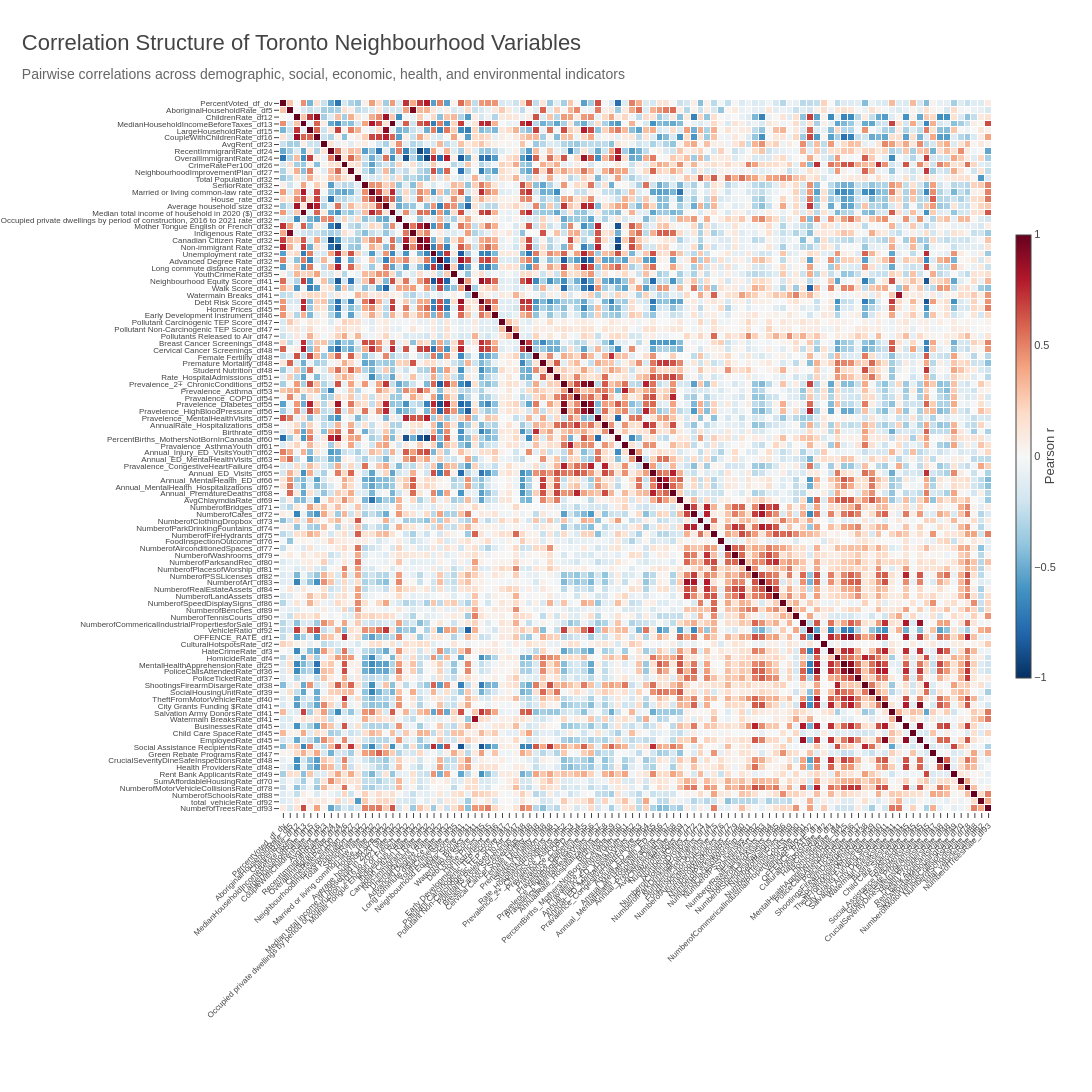

Notebook source saved alongside this figure:
### Markdown cell above
# Correlation

### Code cell
# Load data
df_merge_all = pd.read_excel("final_table.xlsx")

X_master = df_merge_all.drop(
    columns=[
        "NEIGHBOURHOOD_ID",
    ]
)

# Numeric predictors only
X_numeric = X_master.select_dtypes(include=np.number)

# Correlation matrix

corr = X_numeric.corr()
cols = corr.columns


# P-value matrix

pvals = pd.DataFrame(
    np.nan,
    index=cols,
    columns=cols
)

for col1 in cols:
    for col2 in cols:

        if col1 == col2:
            pvals.loc[col1, col2] = 0
            continue

        valid = X_numeric[
            [col1, col2]
        ].dropna()

        if len(valid) >= 3:
            r, p = pearsonr(
                valid[col1],
                valid[col2]
            )

            pvals.loc[col1, col2] = p
            
# Create hover text matrix with same dimensions as correlation matrix
hover_text = np.empty(
    corr.shape,
    dtype=object
)

for i in range(corr.shape[0]):
    for j in range(corr.shape[1]):

        p = pvals.iloc[i, j]

        # Cleaner p-value formatting
        if p < 0.001:
            p_text = "< 0.001"
        else:
            p_text = f"{p:.3f}"

        hover_text[i, j] = (
            f"<b>{corr.columns[i]}</b><br>"
            f"vs. {corr.columns[j]}<br><br>"
            f"Pearson r: <b>{corr.iloc[i, j]:.2f}</b><br>"
            f"p-value: <b>{p_text}</b>"
        )


# Interactive heatmap

fig = go.Figure(
    data=go.Heatmap(
        z=corr.values,

        x=corr.columns,
        y=corr.index,

        text=hover_text,

        colorscale="RdBu_r",
        zmid=0,
        zmin=-1,
        zmax=1,

        xgap=1,
        ygap=1,

        colorbar=dict(
            title=dict(
                text="Pearson r",
                side="right"
            ),
            thickness=15,
            len=0.65,
            tickvals=[-1, -0.5, 0, 0.5, 1]
        ),

        hovertemplate=(
            "%{text}"
            "<extra></extra>"
        )
    )
)


# Layout

fig.update_layout(

    title=dict(
        text=(
            "Correlation Structure of Toronto Neighbourhood Variables"
            "<br>"
            "<span style='font-size:14px; color:#666666;'>"
            "Pairwise correlations across demographic, social, economic, health, and environmental indicators"
            "</span>"
        ),
        x=0.02,
        xanchor="left",
        font=dict(
            size=22
        )
    ),

    width=1500,
    height=1400,

    paper_bgcolor="white",
    plot_bgcolor="white",

    font=dict(
        family="Arial",
        size=11
    ),

    margin=dict(
        l=280,
        r=100,
        t=100,
        b=280
    )
)


# X axis
fig.update_xaxes(
    tickmode="array",
    tickvals=corr.columns,
    ticktext=corr.columns,
    tickangle=-45,
    side="bottom",
    showgrid=False,
    zeroline=False,
    tickfont=dict(size=8)
)


# Y axis
fig.update_yaxes(
    tickmode="array",
    tickvals=corr.index,
    ticktext=corr.index,
    autorange="reversed",
    showgrid=False,
    zeroline=False,
    tickfont=dict(size=8)
)


fig.show()

fig.write_json(
    "correlation_matrix.json"
)

corr.to_csv('CorrMatrix.csv')

### Figure 1 — Plotly figure (JSON) as saved in the notebook; plotly's stock layout.template omitted (floating-point values rounded to 4 significant figures; data arrays with more than 128 entries replaced by an {"elided": "..."} marker saying what was removed)
{"data": [{"colorbar": {"len": 0.65, "thickness": 15, "tickvals": [-1, -0.5, 0, 0.5, 1], "title": {"side": "right", "text": "Pearson r"}}, "colorscale": [[0, "rgb(5,48,97)"], [0.1, "rgb(33,102,172)"], [0.2, "rgb(67,147,195)"], [0.3, "rgb(146,197,222)"], [0.4, "rgb(209,229,240)"], [0.5, "rgb(247,247,247)"], [0.6, "rgb(253,219,199)"], [0.7, "rgb(244,165,130)"], [0.8, "rgb(214,96,77)"], [0.9, "rgb(178,24,43)"], [1, "rgb(103,0,31)"]], "hovertemplate": "%{text}<extra></extra>", "text": {"elided": "104x104 str values"}, "type": "heatmap", "x": ["PercentVoted_df_dv", "AboriginalHouseholdRate_df5", "ChildrenRate_df12", "MedianHouseholdIncomeBeforeTaxes_df13", "LargeHouseholdRate_df15", "CoupleWithChildrenRate_df16", "AvgRent_df23", "RecentImmigrantRate_df24", "OverallImmigrantRate_df24", "CrimeRatePer100_df26", "NeighbourhoodImprovementPlan_df27", "Total Population_df32", "SeniorRate_df32", "Married or living common-law rate_df32", "House_rate_df32", "Average household size_df32", "Median total income of household in 2020 ($)_df32", "Occupied private dwellings by period of construction, 2016 to 2021 rate_df32", "Mother Tongue English or French_df32", "Indigenous Rate_df32", "Canadian Citizen Rate_df32", "Non-immigrant Rate_df32", "Unemployment rate_df32", "Advanced Degree Rate_df32", "Long commute distance rate_df32", "YouthCrimeRate_df35", "Neighbourhood Equity Score_df41", "Walk Score_df41", "Watermain Breaks_df41", "Debt Risk Score_df45", "Home Prices_df45", "Early Development Instrument_df46", "Pollutant Carcinogenic TEP Score_df47", "Pollutant Non-Carcinogenic TEP Score_df47", "Pollutants Released to Air_df47", "Breast Cancer Screenings_df48", "Cervical Cancer Screenings_df48", "Female Fertility_df48", "Premature Mortality_df48", "Student Nutrition_df48", "Rate_HospitalAdmissions_df51", "Prevalence_2+_ChronicConditions_df52", "Prevalence_Asthma_df53", "Pravalence_COPD_df54", "Pravelence_Diabetes_df55", "Pravelence_HighBloodPressure_df56", "Pravelence_MentalHealthVisits_df57", "AnnualRate_Hospitalizations_df58", "Birthrate_df59", "PercentBirths_MothersNotBornInCanada_df60", "Pravalence_AsthmaYouth_df61", "Annual_Injury_ED_VisitsYouth_df62", "Annual_ED_MentalHealthVisits_df63", "Pravalence_CongestiveHeartFailure_df64", "Annual_ED_Visits_df65", "Annual_MentalHealth_ED_df66", "Annual_MentalHealth_Hospitalizations_df67", "Annual_PrematureDeaths_df68", "AvgChlaymdiaRate_df69", "NumberofBridges_df71", "NumberofCafes_df72", "NumberofClothingDropbox_df73", "NumberofParkDrinkingFountains_df74", "NumberofFireHydrants_df75", "FoodInspectionOutcome_df76", "NumberofAirconditionedSpaces_df77", "NumberofWashrooms_df79", "NumberofParksandRec_df80", "NumberofPlacesofWorship_df81", "NumberofPSSLicenses_df82", "NumberofArt_df83", "NumberofRealEstateAssets_df84", "NumberofLandAssets_df85", "NumberofSpeedDisplaySigns_df86", "NumberofBenches_df89", "NumberofTennisCourts_df90", "NumberofCommericalIndustrialPropertiesforSale_df91", "VehicleRatio_df92", "OFFENCE_RATE_df1", "CulturalHotspotsRate_df2", "HateCrimeRate_df3", "HomicideRate_df4", "MentalHealthApprehensionRate_df25", "PoliceCallsAttendedRate_df36", "PoliceTicketRate_df37", "ShootingsFirearmDisargeRate_df38", "SocialHousingUnitRate_df39", "TheftFromMotorVehicleRate_df40", "City Grants Funding $Rate_df41", "Salvation Army DonorsRate_df41", "Watermain BreaksRate_df41", "BusinessesRate_df45", "Child Care SpaceRate_df45", "EmployedRate_df45", "Social Assistance RecipientsRate_df45", "Green Rebate ProgramsRate_df47", "CrucialSeverityDineSafeInspectionsRate_df48", "Health ProvidersRate_df48", "Rent Bank ApplicantsRate_df49", "SumAffordableHousingRate_df70", "NumberofMotorVehicleCollisionsRate_df78", "NumberofSchoolsRate_df88", "total_vehicleRate_df92", "NumberofTreesRate_df93"], "xgap": 1, "y": ["PercentVoted_df_dv", "AboriginalHouseholdRate_df5", "ChildrenRate_df12", "MedianHouseholdIncomeBeforeTaxes_df13", "LargeHouseholdRate_df15", "CoupleWithChildrenRate_df16", "AvgRent_df23", "RecentImmigrantRate_df24", "OverallImmigrantRate_df24", "CrimeRatePer100_df26", "NeighbourhoodImprovementPlan_df27", "Total Population_df32", "SeniorRate_df32", "Married or living common-law rate_df32", "House_rate_df32", "Average household size_df32", "Median total income of household in 2020 ($)_df32", "Occupied private dwellings by period of construction, 2016 to 2021 rate_df32", "Mother Tongue English or French_df32", "Indigenous Rate_df32", "Canadian Citizen Rate_df32", "Non-immigrant Rate_df32", "Unemployment rate_df32", "Advanced Degree Rate_df32", "Long commute distance rate_df32", "YouthCrimeRate_df35", "Neighbourhood Equity Score_df41", "Walk Score_df41", "Watermain Breaks_df41", "Debt Risk Score_df45", "Home Prices_df45", "Early Development Instrument_df46", "Pollutant Carcinogenic TEP Score_df47", "Pollutant Non-Carcinogenic TEP Score_df47", "Pollutants Released to Air_df47", "Breast Cancer Screenings_df48", "Cervical Cancer Screenings_df48", "Female Fertility_df48", "Premature Mortality_df48", "Student Nutrition_df48", "Rate_HospitalAdmissions_df51", "Prevalence_2+_ChronicConditions_df52", "Prevalence_Asthma_df53", "Pravalence_COPD_df54", "Pravelence_Diabetes_df55", "Pravelence_HighBloodPressure_df56", "Pravelence_MentalHealthVisits_df57", "AnnualRate_Hospitalizations_df58", "Birthrate_df59", "PercentBirths_MothersNotBornInCanada_df60", "Pravalence_AsthmaYouth_df61", "Annual_Injury_ED_VisitsYouth_df62", "Annual_ED_MentalHealthVisits_df63", "Pravalence_CongestiveHeartFailure_df64", "Annual_ED_Visits_df65", "Annual_MentalHealth_ED_df66", "Annual_MentalHealth_Hospitalizations_df67", "Annual_PrematureDeaths_df68", "AvgChlaymdiaRate_df69", "NumberofBridges_df71", "NumberofCafes_df72", "NumberofClothingDropbox_df73", "NumberofParkDrinkingFountains_df74", "NumberofFireHydrants_df75", "FoodInspectionOutcome_df76", "NumberofAirconditionedSpaces_df77", "NumberofWashrooms_df79", "NumberofParksandRec_df80", "NumberofPlacesofWorship_df81", "NumberofPSSLicenses_df82", "NumberofArt_df83", "NumberofRealEstateAssets_df84", "NumberofLandAssets_df85", "NumberofSpeedDisplaySigns_df86", "NumberofBenches_df89", "NumberofTennisCourts_df90", "NumberofCommericalIndustrialPropertiesforSale_df91", "VehicleRatio_df92", "OFFENCE_RATE_df1", "CulturalHotspotsRate_df2", "HateCrimeRate_df3", "HomicideRate_df4", "MentalHealthApprehensionRate_df25", "PoliceCallsAttendedRate_df36", "PoliceTicketRate_df37", "ShootingsFirearmDisargeRate_df38", "SocialHousingUnitRate_df39", "TheftFromMotorVehicleRate_df40", "City Grants Funding $Rate_df41", "Salvation Army DonorsRate_df41", "Watermain BreaksRate_df41", "BusinessesRate_df45", "Child Care SpaceRate_df45", "EmployedRate_df45", "Social Assistance RecipientsRate_df45", "Green Rebate ProgramsRate_df47", "CrucialSeverityDineSafeInspectionsRate_df48", "Health ProvidersRate_df48", "Rent Bank ApplicantsRate_df49", "SumAffordableHousingRate_df70", "NumberofMotorVehicleCollisionsRate_df78", "NumberofSchoolsRate_df88", "total_vehicleRate_df92", "NumberofTreesRate_df93"], "ygap": 1, "z": {"elided": "104x104 float values"}, "zmax": 1, "zmid": 0, "zmin": -1}], "layout": {"font": {"family": "Arial", "size": 11}, "height": 1400, "margin": {"b": 280, "l": 280, "r": 100, "t": 100}, "paper_bgcolor": "white", "plot_bgcolor": "white", "title": {"font": {"size": 22}, "text": "Correlation Structure of Toronto Neighbourhood Variables<br><span style='font-size:14px; color:#666666;'>Pairwise correlations across demographic, social, economic, health, and environmental indicators</span>", "x": 0.02, "xanchor": "left"}, "width": 1500, "xaxis": {"showgrid": false, "side": "bottom", "tickangle": -45, "tickfont": {"size": 8}, "tickmode": "array", "ticktext": ["PercentVoted_df_dv", "AboriginalHouseholdRate_df5", "ChildrenRate_df12", "MedianHouseholdIncomeBeforeTaxes_df13", "LargeHouseholdRate_df15", "CoupleWithChildrenRate_df16", "AvgRent_df23", "RecentImmigrantRate_df24", "OverallImmigrantRate_df24", "CrimeRatePer100_df26", "NeighbourhoodImprovementPlan_df27", "Total Population_df32", "SeniorRate_df32", "Married or living common-law rate_df32", "House_rate_df32", "Average household size_df32", "Median total income of household in 2020 ($)_df32", "Occupied private dwellings by period of construction, 2016 to 2021 rate_df32", "Mother Tongue English or French_df32", "Indigenous Rate_df32", "Canadian Citizen Rate_df32", "Non-immigrant Rate_df32", "Unemployment rate_df32", "Advanced Degree Rate_df32", "Long commute distance rate_df32", "YouthCrimeRate_df35", "Neighbourhood Equity Score_df41", "Walk Score_df41", "Watermain Breaks_df41", "Debt Risk Score_df45", "Home Prices_df45", "Early Development Instrument_df46", "Pollutant Carcinogenic TEP Score_df47", "Pollutant Non-Carcinogenic TEP Score_df47", "Pollutants Released to Air_df47", "Breast Cancer Screenings_df48", "Cervical Cancer Screenings_df48", "Female Fertility_df48", "Premature Mortality_df48", "Student Nutrition_df48", "Rate_HospitalAdmissions_df51", "Prevalence_2+_ChronicConditions_df52", "Prevalence_Asthma_df53", "Pravalence_COPD_df54", "Pravelence_Diabetes_df55", "Pravelence_HighBloodPressure_df56", "Pravelence_MentalHealthVisits_df57", "AnnualRate_Hospitalizations_df58", "Birthrate_df59", "PercentBirths_MothersNotBornInCanada_df60", "Pravalence_AsthmaYouth_df61", "Annual_Injury_ED_VisitsYouth_df62", "Annual_ED_MentalHealthVisits_df63", "Pravalence_CongestiveHeartFailure_df64", "Annual_ED_Visits_df65", "Annual_MentalHealth_ED_df66", "Annual_MentalHealth_Hospitalizations_df67", "Annual_PrematureDeaths_df68", "AvgChlaymdiaRate_df69", "NumberofBridges_df71", "NumberofCafes_df72", "NumberofClothingDropbox_df73", "NumberofParkDrinkingFountains_df74", "NumberofFireHydrants_df75", "FoodInspectionOutcome_df76", "NumberofAirconditionedSpaces_df77", "NumberofWashrooms_df79", "NumberofParksandRec_df80", "NumberofPlacesofWorship_df81", "NumberofPSSLicenses_df82", "NumberofArt_df83", "NumberofRealEstateAssets_df84", "NumberofLandAssets_df85", "NumberofSpeedDisplaySigns_df86", "NumberofBenches_df89", "NumberofTennisCourts_df90", "NumberofCommericalIndustrialPropertiesforSale_df91", "VehicleRatio_df92", "OFFENCE_RATE_df1", "CulturalHotspotsRate_df2", "HateCrimeRate_df3", "HomicideRate_df4", "MentalHealthApprehensionRate_df25", "PoliceCallsAttendedRate_df36", "PoliceTicketRate_df37", "ShootingsFirearmDisargeRate_df38", "SocialHousingUnitRate_df39", "TheftFromMotorVehicleRate_df40", "City Grants Funding $Rate_df41", "Salvation Army DonorsRate_df41", "Watermain BreaksRate_df41", "BusinessesRate_df45", "Child Care SpaceRate_df45", "EmployedRate_df45", "Social Assistance RecipientsRate_df45", "Green Rebate ProgramsRate_df47", "CrucialSeverityDineSafeInspectionsRate_df48", "Health ProvidersRate_df48", "Rent Bank ApplicantsRate_df49", "SumAffordableHousingRate_df70", "NumberofMotorVehicleCollisionsRate_df78", "NumberofSchoolsRate_df88", "total_vehicleRate_df92", "NumberofTreesRate_df93"], "tickvals": ["PercentVoted_df_dv", "AboriginalHouseholdRate_df5", "ChildrenRate_df12", "MedianHouseholdIncomeBeforeTaxes_df13", "LargeHouseholdRate_df15", "CoupleWithChildrenRate_df16", "AvgRent_df23", "RecentImmigrantRate_df24", "OverallImmigrantRate_df24", "CrimeRatePer100_df26", "NeighbourhoodImprovementPlan_df27", "Total Population_df32", "SeniorRate_df32", "Married or living common-law rate_df32", "House_rate_df32", "Average household size_df32", "Median total income of household in 2020 ($)_df32", "Occupied private dwellings by period of construction, 2016 to 2021 rate_df32", "Mother Tongue English or French_df32", "Indigenous Rate_df32", "Canadian Citizen Rate_df32", "Non-immigrant Rate_df32", "Unemployment rate_df32", "Advanced Degree Rate_df32", "Long commute distance rate_df32", "YouthCrimeRate_df35", "Neighbourhood Equity Score_df41", "Walk Score_df41", "Watermain Breaks_df41", "Debt Risk Score_df45", "Home Prices_df45", "Early Development Instrument_df46", "Pollutant Carcinogenic TEP Score_df47", "Pollutant Non-Carcinogenic TEP Score_df47", "Pollutants Released to Air_df47", "Breast Cancer Screenings_df48", "Cervical Cancer Screenings_df48", "Female Fertility_df48", "Premature Mortality_df48", "Student Nutrition_df48", "Rate_HospitalAdmissions_df51", "Prevalence_2+_ChronicConditions_df52", "Prevalence_Asthma_df53", "Pravalence_COPD_df54", "Pravelence_Diabetes_df55", "Pravelence_HighBloodPressure_df56", "Pravelence_MentalHealthVisits_df57", "AnnualRate_Hospitalizations_df58", "Birthrate_df59", "PercentBirths_MothersNotBornInCanada_df60", "Pravalence_AsthmaYouth_df61", "Annual_Injury_ED_VisitsYouth_df62", "Annual_ED_MentalHealthVisits_df63", "Pravalence_CongestiveHeartFailure_df64", "Annual_ED_Visits_df65", "Annual_MentalHealth_ED_df66", "Annual_MentalHealth_Hospitalizations_df67", "Annual_PrematureDeaths_df68", "AvgChlaymdiaRate_df69", "NumberofBridges_df71", "NumberofCafes_df72", "NumberofClothingDropbox_df73", "NumberofParkDrinkingFountains_df74", "NumberofFireHydrants_df75", "FoodInspectionOutcome_df76", "NumberofAirconditionedSpaces_df77", "NumberofWashrooms_df79", "NumberofParksandRec_df80", "NumberofPlacesofWorship_df81", "NumberofPSSLicenses_df82", "NumberofArt_df83", "NumberofRealEstateAssets_df84", "NumberofLandAssets_df85", "NumberofSpeedDisplaySigns_df86", "NumberofBenches_df89", "NumberofTennisCourts_df90", "NumberofCommericalIndustrialPropertiesforSale_df91", "VehicleRatio_df92", "OFFENCE_RATE_df1", "CulturalHotspotsRate_df2", "HateCrimeRate_df3", "HomicideRate_df4", "MentalHealthApprehensionRate_df25", "PoliceCallsAttendedRate_df36", "PoliceTicketRate_df37", "ShootingsFirearmDisargeRate_df38", "SocialHousingUnitRate_df39", "TheftFromMotorVehicleRate_df40", "City Grants Funding $Rate_df41", "Salvation Army DonorsRate_df41", "Watermain BreaksRate_df41", "BusinessesRate_df45", "Child Care SpaceRate_df45", "EmployedRate_df45", "Social Assistance RecipientsRate_df45", "Green Rebate ProgramsRate_df47", "CrucialSeverityDineSafeInspectionsRate_df48", "Health ProvidersRate_df48", "Rent Bank ApplicantsRate_df49", "SumAffordableHousingRate_df70", "NumberofMotorVehicleCollisionsRate_df78", "NumberofSchoolsRate_df88", "total_vehicleRate_df92", "NumberofTreesRate_df93"], "zeroline": false}, "yaxis": {"autorange": "reversed", "showgrid": false, "tickfont": {"size": 8}, "tickmode": "array", "ticktext": ["PercentVoted_df_dv", "AboriginalHouseholdRate_df5", "ChildrenRate_df12", "MedianHouseholdIncomeBeforeTaxes_df13", "LargeHouseholdRate_df15", "CoupleWithChildrenRate_df16", "AvgRent_df23", "RecentImmigrantRate_df24", "OverallImmigrantRate_df24", "CrimeRatePer100_df26", "NeighbourhoodImprovementPlan_df27", "Total Population_df32", "SeniorRate_df32", "Married or living common-law rate_df32", "House_rate_df32", "Average household size_df32", "Median total income of household in 2020 ($)_df32", "Occupied private dwellings by period of construction, 2016 to 2021 rate_df32", "Mother Tongue English or French_df32", "Indigenous Rate_df32", "Canadian Citizen Rate_df32", "Non-immigrant Rate_df32", "Unemployment rate_df32", "Advanced Degree Rate_df32", "Long commute distance rate_df32", "YouthCrimeRate_df35", "Neighbourhood Equity Score_df41", "Walk Score_df41", "Watermain Breaks_df41", "Debt Risk Score_df45", "Home Prices_df45", "Early Development Instrument_df46", "Pollutant Carcinogenic TEP Score_df47", "Pollutant Non-Carcinogenic TEP Score_df47", "Pollutants Released to Air_df47", "Breast Cancer Screenings_df48", "Cervical Cancer Screenings_df48", "Female Fertility_df48", "Premature Mortality_df48", "Student Nutrition_df48", "Rate_HospitalAdmissions_df51", "Prevalence_2+_ChronicConditions_df52", "Prevalence_Asthma_df53", "Pravalence_COPD_df54", "Pravelence_Diabetes_df55", "Pravelence_HighBloodPressure_df56", "Pravelence_MentalHealthVisits_df57", "AnnualRate_Hospitalizations_df58", "Birthrate_df59", "PercentBirths_MothersNotBornInCanada_df60", "Pravalence_AsthmaYouth_df61", "Annual_Injury_ED_VisitsYouth_df62", "Annual_ED_MentalHealthVisits_df63", "Pravalence_CongestiveHeartFailure_df64", "Annual_ED_Visits_df65", "Annual_MentalHealth_ED_df66", "Annual_MentalHealth_Hospitalizations_df67", "Annual_PrematureDeaths_df68", "AvgChlaymdiaRate_df69", "NumberofBridges_df71", "NumberofCafes_df72", "NumberofClothingDropbox_df73", "NumberofParkDrinkingFountains_df74", "NumberofFireHydrants_df75", "FoodInspectionOutcome_df76", "NumberofAirconditionedSpaces_df77", "NumberofWashrooms_df79", "NumberofParksandRec_df80", "NumberofPlacesofWorship_df81", "NumberofPSSLicenses_df82", "NumberofArt_df83", "NumberofRealEstateAssets_df84", "NumberofLandAssets_df85", "NumberofSpeedDisplaySigns_df86", "NumberofBenches_df89", "NumberofTennisCourts_df90", "NumberofCommericalIndustrialPropertiesforSale_df91", "VehicleRatio_df92", "OFFENCE_RATE_df1", "CulturalHotspotsRate_df2", "HateCrimeRate_df3", "HomicideRate_df4", "MentalHealthApprehensionRate_df25", "PoliceCallsAttendedRate_df36", "PoliceTicketRate_df37", "ShootingsFirearmDisargeRate_df38", "SocialHousingUnitRate_df39", "TheftFromMotorVehicleRate_df40", "City Grants Funding $Rate_df41", "Salvation Army DonorsRate_df41", "Watermain BreaksRate_df41", "BusinessesRate_df45", "Child Care SpaceRate_df45", "EmployedRate_df45", "Social Assistance RecipientsRate_df45", "Green Rebate ProgramsRate_df47", "CrucialSeverityDineSafeInspectionsRate_df48", "Health ProvidersRate_df48", "Rent Bank ApplicantsRate_df49", "SumAffordableHousingRate_df70", "NumberofMotorVehicleCollisionsRate_df78", "NumberofSchoolsRate_df88", "total_vehicleRate_df92", "NumberofTreesRate_df93"], "tickvals": ["PercentVoted_df_dv", "AboriginalHouseholdRate_df5", "ChildrenRate_df12", "MedianHouseholdIncomeBeforeTaxes_df13", "LargeHouseholdRate_df15", "CoupleWithChildrenRate_df16", "AvgRent_df23", "RecentImmigrantRate_df24", "OverallImmigrantRate_df24", "CrimeRatePer100_df26", "NeighbourhoodImprovementPlan_df27", "Total Population_df32", "SeniorRate_df32", "Married or living common-law rate_df32", "House_rate_df32", "Average household size_df32", "Median total income of household in 2020 ($)_df32", "Occupied private dwellings by period of construction, 2016 to 2021 rate_df32", "Mother Tongue English or French_df32", "Indigenous Rate_df32", "Canadian Citizen Rate_df32", "Non-immigrant Rate_df32", "Unemployment rate_df32", "Advanced Degree Rate_df32", "Long commute distance rate_df32", "YouthCrimeRate_df35", "Neighbourhood Equity Score_df41", "Walk Score_df41", "Watermain Breaks_df41", "Debt Risk Score_df45", "Home Prices_df45", "Early Development Instrument_df46", "Pollutant Carcinogenic TEP Score_df47", "Pollutant Non-Carcinogenic TEP Score_df47", "Pollutants Released to Air_df47", "Breast Cancer Screenings_df48", "Cervical Cancer Screenings_df48", "Female Fertility_df48", "Premature Mortality_df48", "Student Nutrition_df48", "Rate_HospitalAdmissions_df51", "Prevalence_2+_ChronicConditions_df52", "Prevalence_Asthma_df53", "Pravalence_COPD_df54", "Pravelence_Diabetes_df55", "Pravelence_HighBloodPressure_df56", "Pravelence_MentalHealthVisits_df57", "AnnualRate_Hospitalizations_df58", "Birthrate_df59", "PercentBirths_MothersNotBornInCanada_df60", "Pravalence_AsthmaYouth_df61", "Annual_Injury_ED_VisitsYouth_df62", "Annual_ED_MentalHealthVisits_df63", "Pravalence_CongestiveHeartFailure_df64", "Annual_ED_Visits_df65", "Annual_MentalHealth_ED_df66", "Annual_MentalHealth_Hospitalizations_df67", "Annual_PrematureDeaths_df68", "AvgChlaymdiaRate_df69", "NumberofBridges_df71", "NumberofCafes_df72", "NumberofClothingDropbox_df73", "NumberofParkDrinkingFountains_df74", "NumberofFireHydrants_df75", "FoodInspectionOutcome_df76", "NumberofAirconditionedSpaces_df77", "NumberofWashrooms_df79", "NumberofParksandRec_df80", "NumberofPlacesofWorship_df81", "NumberofPSSLicenses_df82", "NumberofArt_df83", "NumberofRealEstateAssets_df84", "NumberofLandAssets_df85", "NumberofSpeedDisplaySigns_df86", "NumberofBenches_df89", "NumberofTennisCourts_df90", "NumberofCommericalIndustrialPropertiesforSale_df91", "VehicleRatio_df92", "OFFENCE_RATE_df1", "CulturalHotspotsRate_df2", "HateCrimeRate_df3", "HomicideRate_df4", "MentalHealthApprehensionRate_df25", "PoliceCallsAttendedRate_df36", "PoliceTicketRate_df37", "ShootingsFirearmDisargeRate_df38", "SocialHousingUnitRate_df39", "TheftFromMotorVehicleRate_df40", "City Grants Funding $Rate_df41", "Salvation Army DonorsRate_df41", "Watermain BreaksRate_df41", "BusinessesRate_df45", "Child Care SpaceRate_df45", "EmployedRate_df45", "Social Assistance RecipientsRate_df45", "Green Rebate ProgramsRate_df47", "CrucialSeverityDineSafeInspectionsRate_df48", "Health ProvidersRate_df48", "Rent Bank ApplicantsRate_df49", "SumAffordableHousingRate_df70", "NumberofMotorVehicleCollisionsRate_df78", "NumberofSchoolsRate_df88", "total_vehicleRate_df92", "NumberofTreesRate_df93"], "zeroline": false}}}
